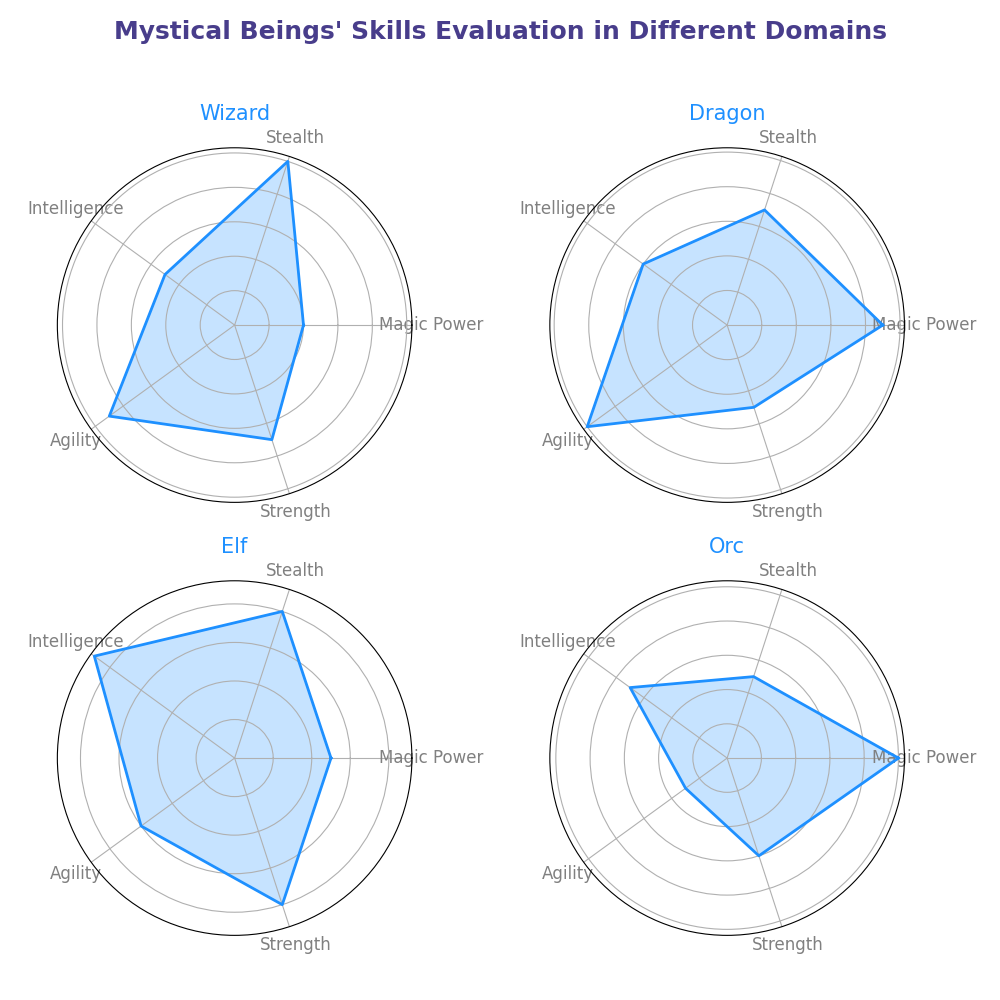

The script that drew this image:
import matplotlib.pyplot as plt
import numpy as np

creatures = ['Wizard', 'Dragon', 'Elf', 'Orc']
attributes = ['Magic Power', 'Stealth', 'Intelligence', 'Agility', 'Strength']

data = {
    'Wizard': [4, 10, 5, 9, 7],
    'Dragon': [9, 7, 6, 10, 5],
    'Elf': [5, 8, 9, 6, 8],
    'Orc': [10, 5, 7, 3, 6]
}

num_vars = len(attributes)
angles = np.linspace(0, 2 * np.pi, num_vars, endpoint=False).tolist()
angles += angles[:1]

def radar_chart(ax, values, creature_name, color):
    values += values[:1]
    ax.fill(angles, values, color=color, alpha=0.25)
    ax.plot(angles, values, color=color, linewidth=2)

    ax.set_xticks(angles[:-1])
    ax.set_xticklabels(attributes, color='grey', fontsize=12)
    ax.set_yticklabels([])

    ax.set_title(creature_name, size=15, color=color, pad=20)

# Single color for all charts
single_color = '#1E90FF'

fig, axs = plt.subplots(nrows=2, ncols=2, figsize=(10, 10), subplot_kw=dict(polar=True))
fig.subplots_adjust(hspace=0.4, wspace=0.4)

for ax, creature in zip(axs.flat, creatures):
    radar_chart(ax, data[creature], creature, single_color)

plt.suptitle("Mystical Beings' Skills Evaluation in Different Domains", 
             fontsize=18, fontweight='bold', color='darkslateblue')

plt.tight_layout(rect=[0, 0.03, 1, 0.95])

plt.show()
